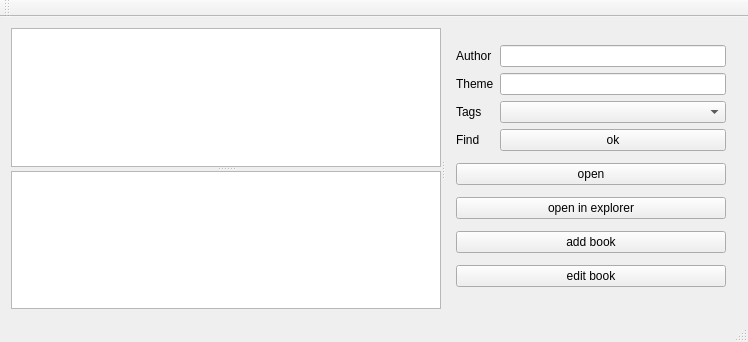
<?xml version="1.0" encoding="UTF-8"?>
<ui version="4.0">
 <class>MainForm</class>
 <widget class="QMainWindow" name="MainForm">
  <property name="geometry">
   <rect>
    <x>0</x>
    <y>0</y>
    <width>748</width>
    <height>342</height>
   </rect>
  </property>
  <property name="windowTitle">
   <string>MainForm</string>
  </property>
  <widget class="QWidget" name="centralWidget">
   <layout class="QHBoxLayout" name="horizontalLayout_2">
    <item>
     <widget class="QSplitter" name="splitter_2">
      <property name="orientation">
       <enum>Qt::Horizontal</enum>
      </property>
      <widget class="QSplitter" name="splitter">
       <property name="orientation">
        <enum>Qt::Vertical</enum>
       </property>
       <widget class="QTableView" name="bookView">
        <attribute name="horizontalHeaderStretchLastSection">
         <bool>true</bool>
        </attribute>
        <attribute name="verticalHeaderStretchLastSection">
         <bool>false</bool>
        </attribute>
       </widget>
       <widget class="QTableView" name="fileView">
        <attribute name="horizontalHeaderStretchLastSection">
         <bool>true</bool>
        </attribute>
       </widget>
      </widget>
      <widget class="QWidget" name="layoutWidget">
       <layout class="QVBoxLayout" name="verticalLayout_3">
        <item>
         <layout class="QHBoxLayout" name="horizontalLayout">
          <item>
           <layout class="QVBoxLayout" name="verticalLayout">
            <item>
             <widget class="QLabel" name="label">
              <property name="text">
               <string>Author</string>
              </property>
             </widget>
            </item>
            <item>
             <widget class="QLabel" name="label_2">
              <property name="text">
               <string>Theme</string>
              </property>
             </widget>
            </item>
            <item>
             <widget class="QLabel" name="label_3">
              <property name="text">
               <string>Tags</string>
              </property>
             </widget>
            </item>
            <item>
             <widget class="QLabel" name="label_4">
              <property name="text">
               <string>Find</string>
              </property>
             </widget>
            </item>
           </layout>
          </item>
          <item>
           <layout class="QVBoxLayout" name="verticalLayout_2">
            <item>
             <widget class="QLineEdit" name="lineEdit"/>
            </item>
            <item>
             <widget class="QLineEdit" name="lineEdit_2"/>
            </item>
            <item>
             <widget class="MultiListWidget" name="comboBox"/>
            </item>
            <item>
             <widget class="QPushButton" name="pushButton_5">
              <property name="text">
               <string>ok</string>
              </property>
             </widget>
            </item>
           </layout>
          </item>
         </layout>
        </item>
        <item>
         <widget class="QPushButton" name="pushButton_4">
          <property name="text">
           <string>open</string>
          </property>
         </widget>
        </item>
        <item>
         <widget class="QPushButton" name="pushButton">
          <property name="text">
           <string>open in explorer</string>
          </property>
         </widget>
        </item>
        <item>
         <widget class="QPushButton" name="bt_addBook">
          <property name="text">
           <string>add book</string>
          </property>
         </widget>
        </item>
        <item>
         <widget class="QPushButton" name="pushButton_3">
          <property name="text">
           <string>edit book</string>
          </property>
         </widget>
        </item>
       </layout>
      </widget>
     </widget>
    </item>
   </layout>
  </widget>
  <widget class="QMenuBar" name="menuBar">
   <property name="geometry">
    <rect>
     <x>0</x>
     <y>0</y>
     <width>748</width>
     <height>25</height>
    </rect>
   </property>
  </widget>
  <widget class="QToolBar" name="mainToolBar">
   <attribute name="toolBarArea">
    <enum>TopToolBarArea</enum>
   </attribute>
   <attribute name="toolBarBreak">
    <bool>false</bool>
   </attribute>
  </widget>
  <widget class="QStatusBar" name="statusBar"/>
 </widget>
 <layoutdefault spacing="6" margin="11"/>
 <customwidgets>
  <customwidget>
   <class>MultiListWidget</class>
   <extends>QComboBox</extends>
   <header>multilist.h</header>
  </customwidget>
 </customwidgets>
 <resources/>
 <connections/>
</ui>
